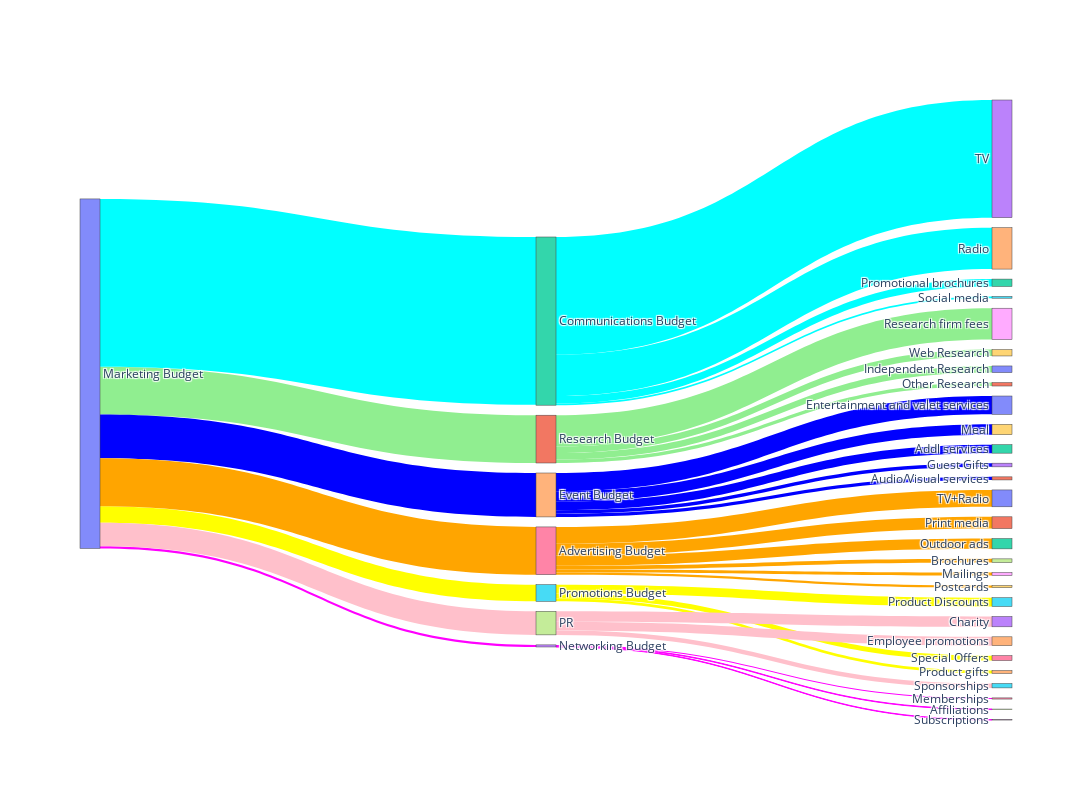

Write notebook code for a chart like this one.
### Code cell
data = go.Sankey(node=dict(pad=10, label=nodes["budget"]),
                 link=dict(source=budgets["Source"],
                           target=budgets["Target"],
                           value=budgets["Value"],
                           color=budgets["Color"]))
fig = go.Figure(data=data, layout=dict(height=800, width=1200))
fig.show()

### Figure 1 — Plotly figure (JSON) as saved in the notebook; plotly's stock layout.template omitted (floating-point values rounded to 4 significant figures)
{"data": [{"link": {"color": ["lightgreen", "cyan", "magenta", "blue", "yellow", "orange", "pink", "lightgreen", "lightgreen", "lightgreen", "lightgreen", "cyan", "cyan", "cyan", "cyan", "magenta", "magenta", "magenta", "blue", "blue", "blue", "blue", "blue", "yellow", "yellow", "yellow", "orange", "orange", "orange", "orange", "orange", "orange", "pink", "pink", "pink"], "source": [0, 0, 0, 0, 0, 0, 0, 1, 1, 1, 1, 2, 2, 2, 2, 3, 3, 3, 4, 4, 4, 4, 4, 5, 5, 5, 6, 6, 6, 6, 6, 6, 7, 7, 7], "target": [1, 2, 3, 4, 5, 6, 7, 8, 9, 10, 11, 12, 13, 14, 15, 16, 17, 18, 19, 20, 21, 22, 23, 24, 25, 26, 27, 28, 29, 30, 31, 32, 33, 34, 35], "value": [9750, 34210, 430, 8959.0, 3400, 9740, 4800, 6400, 1300, 1350, 700, 1500, 24000, 8450, 360, 240, 100, 90, 2100, 3745, 630.0, 1734, 750, 600, 1800, 1000, 750, 600, 450, 3440, 2400, 2100, 2100, 1800, 900]}, "node": {"label": ["Marketing Budget", "Research Budget", "Communications Budget", "Networking Budget", "Event Budget", "Promotions Budget", "Advertising Budget", "PR", "Research firm fees", "Web Research", "Independent Research", "Other Research", "Promotional brochures", "TV", "Radio", "Social media", "Memberships", "Affiliations", "Subscriptions", "Meal", "Entertainment and valet services", "Audio/Visual services", "Addl services", "Guest Gifts", "Product gifts", "Product Discounts", "Special Offers", "Brochures", "Mailings", "Postcards", "TV+Radio", "Print media", "Outdoor ads", "Charity", "Employee promotions", "Sponsorships"], "pad": 10}, "type": "sankey"}], "layout": {"height": 800, "width": 1200}}
